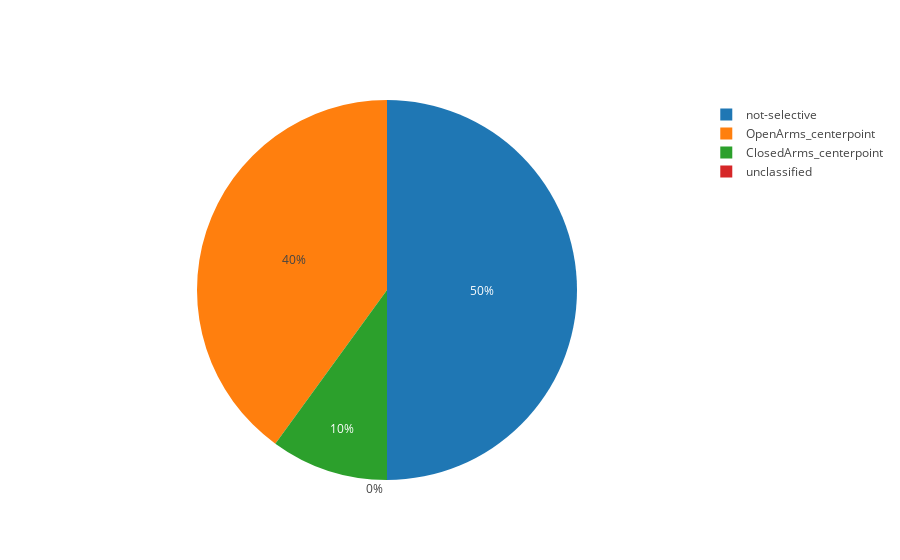

The notebook cell this image was saved under:
### Markdown cell above
## DRD46

### Code cell
drd46_cell_dict = deep_classify(drd46_classified_neurons, drd46_real_diff_vals)
plot_pie_chart(drd46_cell_dict, "OpenArms_centerpoint", "ClosedArms_centerpoint", "not-selective", "unclassified")

### Figure 1 — Plotly figure (JSON) as saved in the notebook; plotly's stock layout.template omitted (floating-point values rounded to 4 significant figures)
{"data": [{"labels": ["OpenArms_centerpoint", "ClosedArms_centerpoint", "not-selective", "unclassified"], "type": "pie", "uid": "1f31ac", "values": [4, 1, 5, 0]}], "layout": {"autosize": true}}
